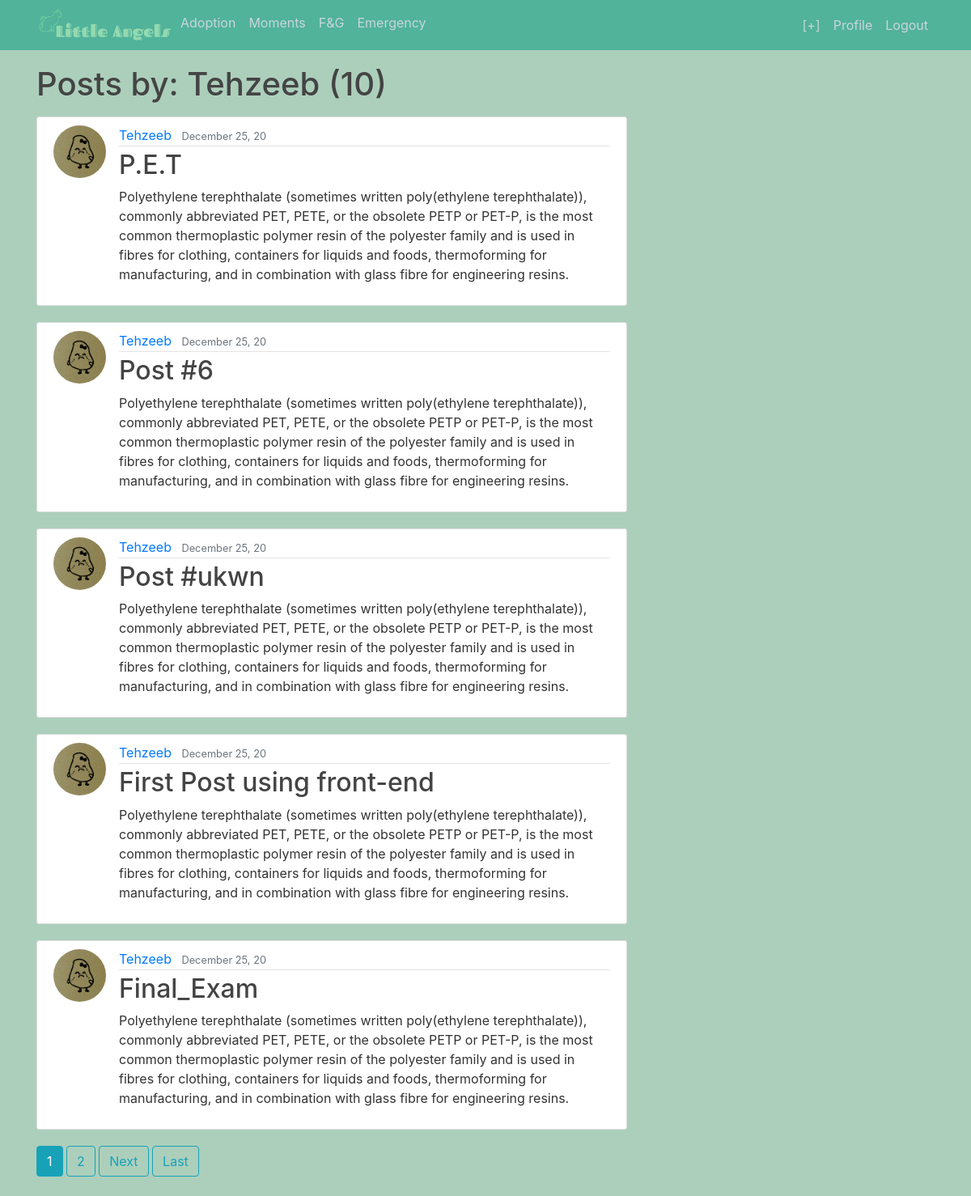
Screenshot of /moments/by_Tehzeeb (signed in) with the database file from the repository.
### feed/models.py (models this page shows, shortened)
class Post(models.Model):
    title = models.CharField(max_length=30)
    content = models.TextField();
    date = models.DateField(auto_now_add=True)
    author = models.ForeignKey(User, on_delete=models.CASCADE); #if user is deleted, all post gets deleted
    approved = models.BooleanField(default=False)

### users/models.py (models this page shows, shortened)
class Profile(models.Model):
    user = models.OneToOneField(User, on_delete=models.CASCADE)
    image = models.ImageField(default='default.png',  upload_to= 'profile_pics')

### feed/views.py (the view)
# urls.py: path('by_<str:username>', UserPostListView.as_view(), name='user_posts'),
class UserPostListView(LoginRequiredMixin, ListView):
    model = Post
    template_name = 'feed/user_moments.html'
    context_object_name = 'posts'
    ordering = ['-date']
    paginate_by = 5
    def get_queryset(self):
        user = get_object_or_404(User, username=self.kwargs.get('username'))
        return Post.objects.filter(author=user).order_by('-date')

### feed/templates/feed/user_moments.html (shortened to what this page needs)
{% extends 'home/base.html' %}
{%block create_post %}
<a class="nav-item nav-link" class="btn btn-nav" h href="{% url 'post_create' %}">[+]</a>
{% endblock %}
{% block content %}
    <h1 class="mb-3">Posts by: {{ view.kwargs.username}} ({{page_obj.paginator.count}})</h1>
    {% for p in posts %}
        <article class="media content-section">
            <img  class="rounded-circle article-img" src="{{p.author.profile.image.url}}" alt="">
            <div class="media-body">
            <div class="article-metadata">
                <a class="mr-2" href="{% url 'user_posts' p.author.username %}">{{ p.author }}</a>
                <small class="text-muted">{{ p.date| date:"F d, y"}}</small>
            </div>
            <h2><a class="article-title" href="{% url 'post_detail' p.id %}">{{ p.title }}</a></h2>
            <p class="article-content">{{ p.content }}</p>
            </div>
        </article>
    {%endfor %}
    {% if is_paginated %}
        {% for num in page_obj.paginator.page_range %}
            {% if page_obj.number == num %}
                <a class="btn btn-info mb-4" href="?page={{num}}">{{num}}</a>
            {% elif num > page_obj.number|add:'-3' and num < page_obj.number|add:'3' %}
            <a class="btn btn-outline-info mb-4" href="?page={{num}}">{{ num }}</a>
            {% endif %}
        {% endfor %}
        {% if page_obj.has_next %}
            <a class="btn btn-outline-info mb-4" href="?page={{page_obj.next_page_number}}">Next</a>
            <a class="btn btn-outline-info mb-4" href="?page={{page_obj.paginator.num_pages}}">Last</a>
        {% endif %}
    {% endif %}
{% endblock content %}

### home/static/home/main.css (style rules this page uses)
body { background: #accfbc; color: #333333; margin-top: 5rem; }
h1, h2, h3, h4, h5, h6 { color: #444444; }
.site-header .navbar-nav .nav-link { color: #cbd5db; }
.content-section { background: #ffffff; padding: 10px 20px; border: 1px solid #dddddd; border-radius: 3px; margin-bottom: 20px; }
.article-title { color: #444444; }
.article-content { white-space: pre-line; }
.article-img { height: 65px; width: 65px; margin-right: 16px; }
.article-metadata { padding-bottom: 1px; margin-bottom: 4px; border-bottom: 1px solid #e3e3e3 }

### rows the page displays
Post: author.profile.image (picture), author "Tehzeeb", date "December 25, 20", title "P.E.T", content "Polyethylene terephthalate (sometimes written poly(ethylene terephthalate)), commonly abbreviated PET, PETE, or the obsolete PETP or PET-P, is the most common thermoplastic polymer resin of the polyester family and is used in fibres for clothing, containers for liquids and foods, thermoforming for manufacturing, and in combination with glass fibre for engineering resins."
Post: author.profile.image (picture), author "Tehzeeb", date "December 25, 20", title "Post #6", content "Polyethylene terephthalate (sometimes written poly(ethylene terephthalate)), commonly abbreviated PET, PETE, or the obsolete PETP or PET-P, is the most common thermoplastic polymer resin of the polyester family and is used in fibres for clothing, containers for liquids and foods, thermoforming for manufacturing, and in combination with glass fibre for engineering resins."
Post: author.profile.image (picture), author "Tehzeeb", date "December 25, 20", title "Post #ukwn", content "Polyethylene terephthalate (sometimes written poly(ethylene terephthalate)), commonly abbreviated PET, PETE, or the obsolete PETP or PET-P, is the most common thermoplastic polymer resin of the polyester family and is used in fibres for clothing, containers for liquids and foods, thermoforming for manufacturing, and in combination with glass fibre for engineering resins."
Post: author.profile.image (picture), author "Tehzeeb", date "December 25, 20", title "First Post using front-end", content "Polyethylene terephthalate (sometimes written poly(ethylene terephthalate)), commonly abbreviated PET, PETE, or the obsolete PETP or PET-P, is the most common thermoplastic polymer resin of the polyester family and is used in fibres for clothing, containers for liquids and foods, thermoforming for manufacturing, and in combination with glass fibre for engineering resins."
Post: author.profile.image (picture), author "Tehzeeb", date "December 25, 20", title "Final_Exam", content "Polyethylene terephthalate (sometimes written poly(ethylene terephthalate)), commonly abbreviated PET, PETE, or the obsolete PETP or PET-P, is the most common thermoplastic polymer resin of the polyester family and is used in fibres for clothing, containers for liquids and foods, thermoforming for manufacturing, and in combination with glass fibre for engineering resins."

### other values shown
{{ view.kwargs.username }} "Tehzeeb"
{{ page_obj.paginator.count }} "10"
{{ num }} "1"
{{ num }} "2"
